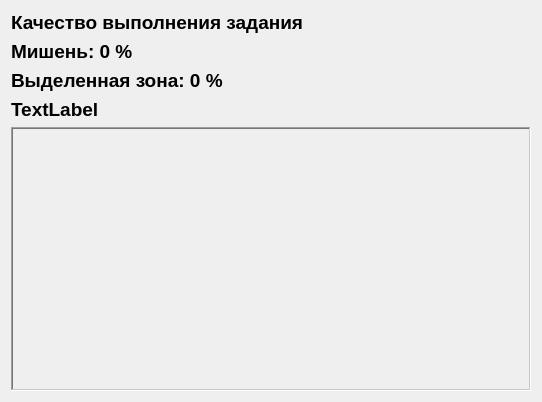
<?xml version="1.0" encoding="UTF-8"?>
<ui version="4.0">
 <class>StressStrategyWidget</class>
 <widget class="QWidget" name="StressStrategyWidget">
  <property name="geometry">
   <rect>
    <x>0</x>
    <y>0</y>
    <width>542</width>
    <height>402</height>
   </rect>
  </property>
  <property name="windowTitle">
   <string>Form</string>
  </property>
  <layout class="QVBoxLayout" name="verticalLayout">
   <item>
    <widget class="QLabel" name="lblStressStrategyTitle">
     <property name="sizePolicy">
      <sizepolicy hsizetype="Preferred" vsizetype="Fixed">
       <horstretch>0</horstretch>
       <verstretch>0</verstretch>
      </sizepolicy>
     </property>
     <property name="font">
      <font>
       <pointsize>14</pointsize>
       <weight>75</weight>
       <bold>true</bold>
      </font>
     </property>
     <property name="text">
      <string>Качество выполнения задания</string>
     </property>
    </widget>
   </item>
   <item>
    <widget class="QLabel" name="lblTarget">
     <property name="sizePolicy">
      <sizepolicy hsizetype="Preferred" vsizetype="Fixed">
       <horstretch>0</horstretch>
       <verstretch>0</verstretch>
      </sizepolicy>
     </property>
     <property name="font">
      <font>
       <pointsize>14</pointsize>
       <weight>75</weight>
       <bold>true</bold>
      </font>
     </property>
     <property name="text">
      <string>Мишень: 0 %</string>
     </property>
    </widget>
   </item>
   <item>
    <widget class="QLabel" name="lblFiveZones">
     <property name="sizePolicy">
      <sizepolicy hsizetype="Preferred" vsizetype="Fixed">
       <horstretch>0</horstretch>
       <verstretch>0</verstretch>
      </sizepolicy>
     </property>
     <property name="font">
      <font>
       <pointsize>14</pointsize>
       <weight>75</weight>
       <bold>true</bold>
      </font>
     </property>
     <property name="text">
      <string>Выделенная зона: 0 %</string>
     </property>
    </widget>
   </item>
   <item>
    <widget class="QLabel" name="lblStressStrategyResume">
     <property name="sizePolicy">
      <sizepolicy hsizetype="Preferred" vsizetype="Fixed">
       <horstretch>0</horstretch>
       <verstretch>0</verstretch>
      </sizepolicy>
     </property>
     <property name="font">
      <font>
       <pointsize>14</pointsize>
       <weight>75</weight>
       <bold>true</bold>
      </font>
     </property>
     <property name="text">
      <string>TextLabel</string>
     </property>
    </widget>
   </item>
   <item>
    <widget class="QFrame" name="frame">
     <property name="frameShape">
      <enum>QFrame::WinPanel</enum>
     </property>
     <property name="frameShadow">
      <enum>QFrame::Sunken</enum>
     </property>
     <layout class="QVBoxLayout" name="verticalLayout_2">
      <property name="leftMargin">
       <number>1</number>
      </property>
      <property name="topMargin">
       <number>1</number>
      </property>
      <property name="rightMargin">
       <number>1</number>
      </property>
      <property name="bottomMargin">
       <number>1</number>
      </property>
      <item>
       <widget class="DynamicDiagram" name="wgtDiag" native="true"/>
      </item>
     </layout>
    </widget>
   </item>
  </layout>
 </widget>
 <customwidgets>
  <customwidget>
   <class>DynamicDiagram</class>
   <extends>QWidget</extends>
   <header location="global">dynamicdiagram.h</header>
   <container>1</container>
  </customwidget>
 </customwidgets>
 <resources/>
 <connections/>
</ui>
